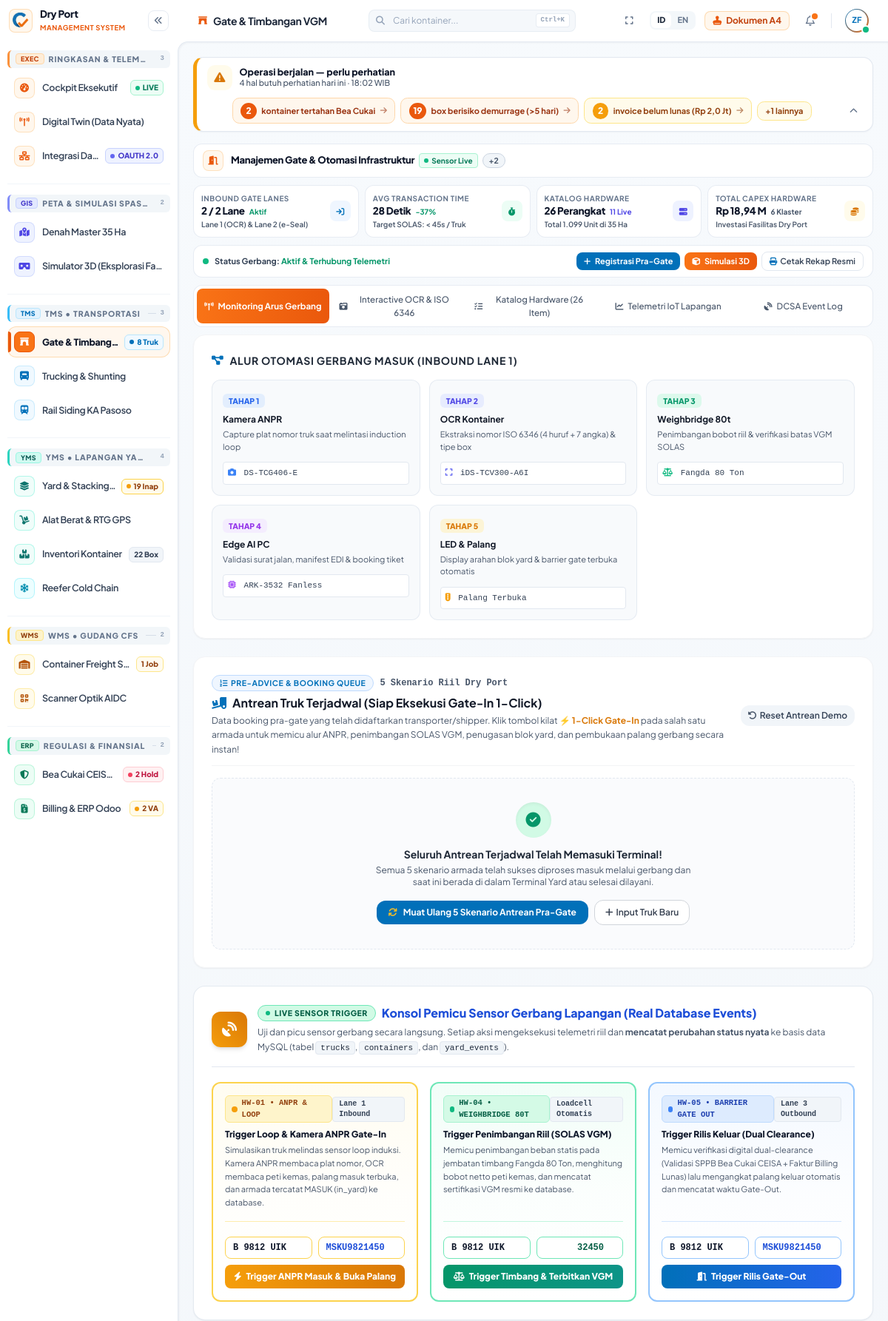
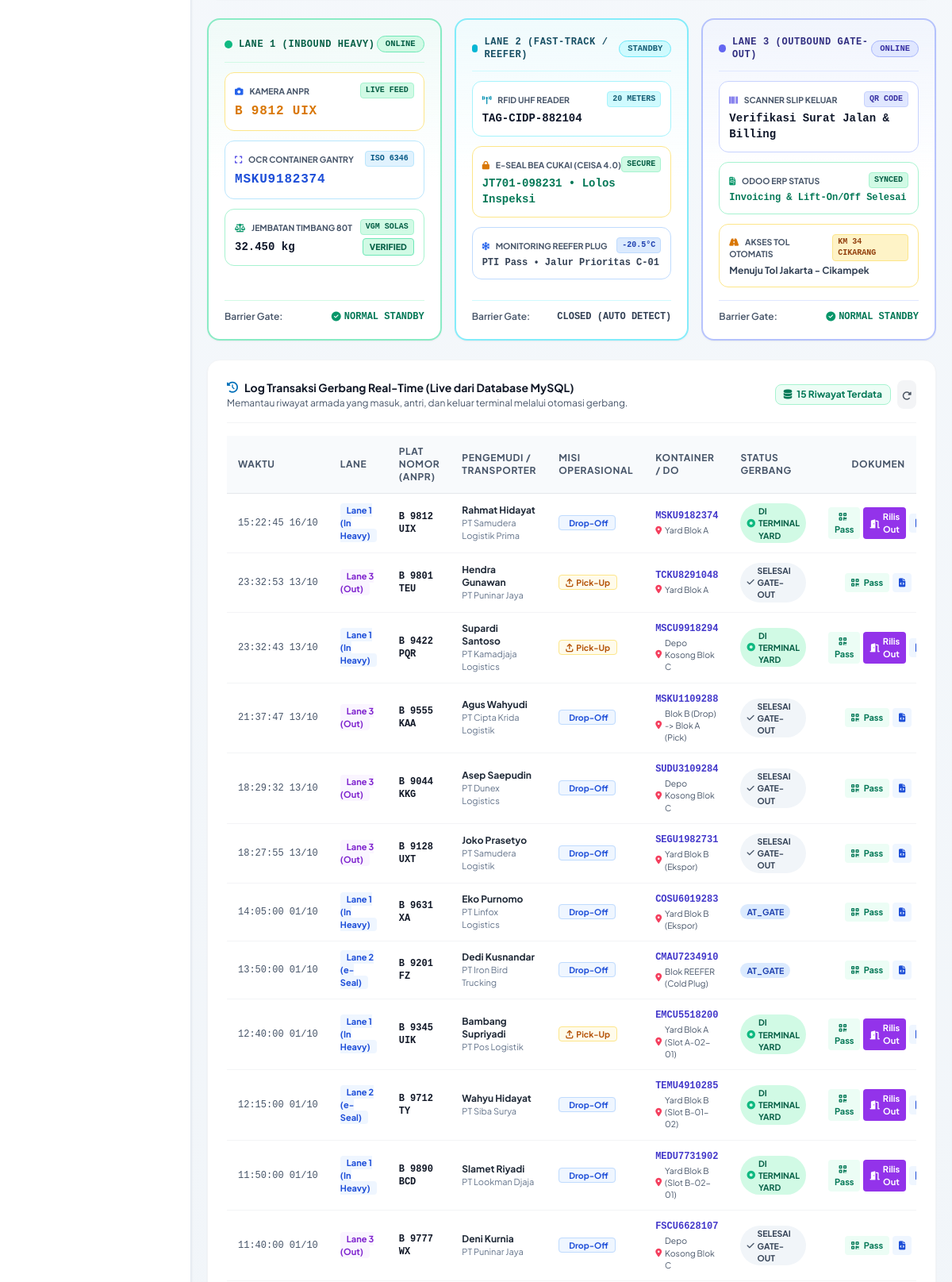
/dashboard.php?page=gate (signed in, upper part), run on the app's committed database (2 pictures, top to bottom).
### tables this page shows
CREATE TABLE `trucks` (
  `id` int(11) NOT NULL AUTO_INCREMENT,
  `license_plate` varchar(20) NOT NULL,
  `rfid_tag` varchar(50) DEFAULT NULL COMMENT 'Tag RFID armada',
  `driver_name` varchar(100) DEFAULT NULL,
  `company` varchar(100) DEFAULT NULL,
  `job_type` enum('drop_off','pick_up') NOT NULL DEFAULT 'drop_off',
  `mission_type` varchar(50) DEFAULT 'DROP_EXPORT',
  `container_number` varchar(20) DEFAULT NULL,
  `destination` varchar(100) DEFAULT 'Yard Blok A',
  `target_block` varchar(15) DEFAULT 'A',
  `do_number` varchar(50) DEFAULT NULL,
  `weight_gross` decimal(10,2) DEFAULT 0.00,
  `weight_tare` decimal(10,2) DEFAULT 0.00,
  `status` enum('queuing','at_gate','in_yard','loading','gate_out') DEFAULT 'queuing',
  `gate_in_time` datetime DEFAULT NULL,
  `gate_out_time` datetime DEFAULT NULL,
  `created_at` datetime DEFAULT current_timestamp(),
  PRIMARY KEY (`id`)
);

### pages/gate.php (the view, shortened to what the rows shown need)
<?php
require_once __DIR__ . '/../connection.php';
$gate_trucks = [];
$latest_truck = null;
$ctr_customs_map = [];
$ctr_billing_map = [];
try {
    $stmt = $pdo->query("SELECT * FROM trucks WHERE status != 'scheduled' ORDER BY COALESCE(gate_out_time, gate_in_time, created_at) DESC LIMIT 20");
    $gate_trucks = $stmt->fetchAll(PDO::FETCH_ASSOC);
    if (!empty($gate_trucks)) {
        $latest_truck = $gate_trucks[0];
    }
    $stmtC = $pdo->query("SELECT container_number, customs_status FROM containers");
    while ($rc = $stmtC->fetch(PDO::FETCH_ASSOC)) {
        $ctr_customs_map[$rc['container_number']] = $rc['customs_status'];
    }
    $stmtB = $pdo->query("SELECT container_number, payment_status FROM billing_invoices");
    while ($rb = $stmtB->fetch(PDO::FETCH_ASSOC)) {
        $ctr_billing_map[$rb['container_number']] = $rb['payment_status'];
    }
} catch (Exception $e) {
    $gate_trucks = [];
}
?>
<div class="space-y-2.5 animate-fadeIn pb-12">
    <div class="bg-white rounded-xl px-3 py-2 shadow-2xs border border-slate-200/80 mb-2.5 flex flex-col sm:flex-row sm:items-center justify-between gap-2">
        <div class="flex items-center space-x-2.5">
            <div>
                <div class="flex flex-wrap items-center gap-1.5">
                    <h1 class="text-[13px] font-extrabold tracking-tight text-slate-900">Manajemen Gate &amp; Otomasi Infrastruktur</h1>
                </div>
            </div>
        </div>
    </div>
    <div id="tab-simulasi" class="tab-content space-y-6">
        <div class="bg-white rounded-2xl p-6 border border-gray-100 shadow-sm">
            <h2 class="text-sm font-bold text-gray-800 uppercase tracking-wider mb-4 flex items-center">
                <i class="fa-solid fa-diagram-project text-[#0170b9] mr-2"></i>
                Alur Otomasi Gerbang Masuk (Inbound Lane 1)
            </h2>
        </div>
        <div class="grid grid-cols-1 md:grid-cols-3 gap-4">
            <div class="bg-gradient-to-b from-emerald-50/50 via-white to-white rounded-2xl p-5 shadow-sm border-2 border-emerald-300/80 hover:border-emerald-500 transition-all flex flex-col justify-between">
                <div>
                    <div class="space-y-3">
                        <div class="bg-white rounded-xl p-3 border border-amber-200 shadow-2xs">
                            <span class="text-[10px] text-slate-600 font-bold uppercase flex items-center justify-between">
                                <span><i class="fa-solid fa-camera text-blue-600 mr-1.5"></i> Kamera ANPR</span>
                                <span class="text-[9px] bg-emerald-100 text-emerald-800 border border-emerald-200 px-1.5 py-0.5 rounded font-mono font-bold">LIVE FEED</span>
                            </span>
                            <span class="text-base font-mono font-black tracking-wider text-amber-600 block mt-1">
                                <?= !empty($latest_truck['license_plate']) ? htmlspecialchars($latest_truck['license_plate']) : 'B 9182 TE' ?>
                            </span>
                        </div>
                        <div class="bg-white rounded-xl p-3 border border-sky-200 shadow-2xs">
                            <span class="text-[10px] text-slate-600 font-bold uppercase flex items-center justify-between">
                                <span><i class="fa-solid fa-expand text-indigo-600 mr-1.5"></i> OCR Container Gantry</span>
                                <span class="text-[9px] bg-sky-100 text-sky-800 border border-sky-200 px-1.5 py-0.5 rounded font-mono font-bold">ISO 6346</span>
                            </span>
                            <span class="text-base font-mono font-black tracking-wider text-blue-700 block mt-1">
                                <?= !empty($latest_truck['container_number']) ? htmlspecialchars($latest_truck['container_number']) : 'MSKU 782910-4' ?>
                            </span>
                        </div>
                    </div>
                </div>
            </div>
        </div>
        <div class="bg-white rounded-2xl p-6 border border-gray-100 shadow-sm space-y-4">
            <div class="overflow-x-auto">
                <table class="w-full text-left text-xs">
                    <thead>
                        <tr class="bg-slate-50 text-gray-500 uppercase tracking-wider font-semibold border-b border-gray-200">
                            <th class="py-3 px-3.5">Waktu</th>
                            <th class="py-3 px-3.5">Lane</th>
                            <th class="py-3 px-3.5">Plat Nomor (ANPR)</th>
                            <th class="py-3 px-3.5">Pengemudi / Transporter</th>
                            <th class="py-3 px-3.5">Misi Operasional</th>
                            <th class="py-3 px-3.5">Kontainer / DO</th>
                            <th class="py-3 px-3.5">Status Gerbang</th>
                            <th class="py-3 px-3.5 text-center">Dokumen</th>
                        </tr>
                    </thead>
                    <tbody id="gate-log-tbody" class="divide-y divide-gray-100 text-gray-700">
                        <?php if (empty($gate_trucks)): ?>
                        <tr>
                            <td colspan="8" class="text-center py-8 text-gray-400">
                                <i class="fa-solid fa-door-open text-3xl mb-2 text-gray-300 block"></i>
                                Belum ada data gerbang. Silakan registrasi pra-gate atau jalankan simulasi di Panel Simulasi 3D.
                            </td>
                        </tr>
                        <?php else: ?>
                        <?php foreach ($gate_trucks as $idx => $t):
                            $time = !empty($t['gate_out_time']) ? $t['gate_out_time'] : (!empty($t['gate_in_time']) ? $t['gate_in_time'] : $t['created_at']);
                            $isOut = !empty($t['gate_out_time']) || $t['status'] === 'gate_out';
                            $isIn = $t['status'] === 'in_yard' || $t['status'] === 'loading';
                            $isQueue = $t['status'] === 'queuing';
                            $lane = $isOut ? 'Lane 3 (Out)' : (($idx % 2 == 0) ? 'Lane 1 (In Heavy)' : 'Lane 2 (e-Seal)');
                            $laneClass = $isOut ? 'bg-purple-50 text-purple-700' : 'bg-blue-50 text-blue-700';
                            $mType = $t['mission_type'] ?? '';
                            if ($mType === 'drop_export') {
                                $jobBadge = '<span class="px-2 py-0.5 rounded text-[10px] font-bold bg-blue-100 text-blue-800 border border-blue-200 flex items-center w-fit"><i class="fa-solid fa-arrow-down-to-bracket mr-1 text-blue-600"></i>Drop Ekspor</span>';
                            } elseif ($mType === 'pick_import') {
                                $jobBadge = '<span class="px-2 py-0.5 rounded text-[10px] font-bold bg-amber-100 text-amber-900 border border-amber-200 flex items-center w-fit"><i class="fa-solid fa-arrow-up-from-bracket mr-1 text-amber-600"></i>Pick-Up Impor</span>';
                            } elseif ($mType === 'empty_return') {
                                $jobBadge = '<span class="px-2 py-0.5 rounded text-[10px] font-bold bg-slate-100 text-slate-800 border border-slate-300 flex items-center w-fit"><i class="fa-solid fa-rotate-left mr-1 text-slate-600"></i>Empty Return</span>';
                            } elseif ($mType === 'empty_release') {
                                $jobBadge = '<span class="px-2 py-0.5 rounded text-[10px] font-bold bg-cyan-100 text-cyan-900 border border-cyan-200 flex items-center w-fit"><i class="fa-solid fa-box-open mr-1 text-cyan-600"></i>Empty Release</span>';
                            } elseif ($mType === 'dual_cycle') {
                                $jobBadge = '<span class="px-2 py-0.5 rounded text-[10px] font-bold bg-purple-100 text-purple-900 border border-purple-200 flex items-center w-fit"><i class="fa-solid fa-arrows-rotate mr-1 text-purple-600"></i>Dual Cycle</span>';
                            } else {
                                $jobBadge = ($t['job_type'] === 'pick_up')
                                    ? '<span class="px-2 py-0.5 rounded text-[10px] font-bold bg-amber-50 text-amber-700 border border-amber-200"><i class="fa-solid fa-arrow-up-from-bracket mr-1"></i>Pick-Up</span>'
                                    : '<span class="px-2 py-0.5 rounded text-[10px] font-bold bg-blue-50 text-blue-700 border border-blue-200"><i class="fa-solid fa-arrow-down-to-bracket mr-1"></i>Drop-Off</span>';
                            }
                        ?>
                        <tr class="hover:bg-slate-50/80 transition-colors">
                            <td class="py-3 px-3.5 font-mono text-gray-500 whitespace-nowrap"><?= date('H:i:s d/m', strtotime($time)) ?></td>
                            <td class="py-3 px-3.5"><span class="px-2 py-0.5 rounded text-[11px] font-bold <?= $laneClass ?>"><?= $lane ?></span></td>
                            <td class="py-3 px-3.5 font-mono font-bold text-gray-900"><?= htmlspecialchars($t['license_plate']) ?></td>
                            <td class="py-3 px-3.5">
                                <div class="font-bold text-gray-800"><?= htmlspecialchars($t['driver_name'] ?? 'Pengemudi CIDP') ?></div>
                                <div class="text-[11px] text-gray-400"><?= htmlspecialchars($t['company'] ?? 'PT Logistik Nasional') ?></div>
                            </td>
                            <td class="py-3 px-3.5"><?= $jobBadge ?></td>
                            <td class="py-3 px-3.5 font-mono">
                                <?php if (!empty($t['container_number'])): ?>
                                    <span class="font-bold text-indigo-700 block"><?= htmlspecialchars($t['container_number']) ?></span>
                                <?php elseif (!empty($t['do_number'])): ?>
                                    <span class="text-amber-700 font-semibold block"><?= htmlspecialchars($t['do_number']) ?></span>
                                <?php else: ?>
                                    <span class="text-gray-400 italic block font-sans">Chassis Kosong</span>
                                <?php endif; ?>
                                <?php if (!empty($t['destination']) || !empty($t['target_block'])): ?>
                                    <span class="text-[10px] font-sans text-gray-500 flex items-center mt-0.5">
                                        <i class="fa-solid fa-location-dot mr-1 text-rose-500"></i><?= htmlspecialchars($t['destination'] ?: ('Blok ' . $t['target_block'])) ?>
                                    </span>
                                <?php endif; ?>
                            </td>
                            <td class="py-3 px-3.5">
                                <?php if ($isOut): ?>
                                    <span class="px-2 py-0.5 bg-slate-100 text-slate-700 rounded-full text-[10px] font-bold flex items-center w-fit"><i class="fa-solid fa-check mr-1 text-slate-500"></i>SELESAI GATE-OUT</span>
                                <?php elseif ($isIn): ?>
                                    <span class="px-2 py-0.5 bg-emerald-100 text-emerald-800 rounded-full text-[10px] font-bold flex items-center w-fit"><i class="fa-solid fa-circle-dot mr-1 text-emerald-500"></i>DI TERMINAL YARD</span>
                                <?php elseif ($isQueue): ?>
                                    <span class="px-2 py-0.5 bg-amber-100 text-amber-800 rounded-full text-[10px] font-bold flex items-center w-fit"><i class="fa-solid fa-hourglass-half mr-1 text-amber-500"></i>ANTRIAN PRA-GATE</span>
                                <?php else: ?>
                                    <span class="px-2 py-0.5 bg-blue-100 text-blue-800 rounded-full text-[10px] font-bold flex items-center w-fit"><?= strtoupper(htmlspecialchars($t['status'])) ?></span>
                                <?php endif; ?>
                            </td>
                            <td class="py-3 px-3.5 text-center">
                                <div class="flex items-center justify-center space-x-1">
                                    <button onclick="viewGatePassDetail('<?= htmlspecialchars($t['license_plate']) ?>', '<?= htmlspecialchars($t['container_number'] ?? $t['do_number'] ?? '-') ?>', '<?= htmlspecialchars($t['driver_name'] ?? '') ?>')" class="px-2 py-1 bg-emerald-50 hover:bg-emerald-100 text-emerald-700 font-bold rounded text-[11px] transition" title="Lihat E-Gate Pass">
                                        <i class="fa-solid fa-qrcode mr-1"></i> Pass
                                    </button>
                                    <?php if ($isIn && !empty($t['container_number'])):
                                        $cRef = $t['container_number'];
                                        $cStat = $ctr_customs_map[$cRef] ?? 'SPPB_CLEARED';
                                        $bStat = $ctr_billing_map[$cRef] ?? 'PAID';
                                        $isCleared = ($cStat === 'SPPB_CLEARED' && $bStat === 'PAID');
                                    ?>
                                        <?php if ($isCleared): ?>
                                        <form method="POST" onsubmit="return confirm('Pabean SPPB: Lolos. Billing ERP: Lunas. Konfirmasi buka palang rilis Gate Out untuk armada <?= $t['license_plate'] ?>?');" class="inline">
                                            <button type="submit" class="px-2 py-1 bg-purple-600 hover:bg-purple-700 text-white font-bold rounded text-[11px] transition shadow-2xs flex items-center" title="Dual-Clearance Approved (SPPB + Lunas) - Rilis Gate Out">
                                                <i class="fa-solid fa-door-open mr-1"></i> Rilis Out
                                            </button>
                                        </form>
                                        <?php endif; ?>
                                    <?php endif; ?>
                                    <button onclick="openEdifactModal()" class="px-2 py-1 bg-blue-50 hover:bg-blue-100 text-blue-700 font-bold rounded text-[11px] transition" title="Lihat EDI CODECO">
                                        <i class="fa-solid fa-file-code"></i>
                                    </button>
                                </div>
                            </td>
                        </tr>
                        <?php endforeach; ?>
                        <?php endif; ?>
                    </tbody>
                </table>
            </div>
        </div>
    </div>
</div>

### data on the page
trucks: license_plate "B 9812 UIX", container_number "MSKU9182374", date('H:i:s d/m', strtotime($time)) "15:22:45 16/10", lane "Lane 1 (In Heavy)", driver_name "Rahmat Hidayat", company "PT Samudera Logistik Prima", job_type "Drop-Off", destination "Yard Blok A", shows "DI TERMINAL YARD"
trucks: gate_out_time "23:32:53 13/10", gate_out_time "Lane 3 (Out)", license_plate "B 9801 TEU", driver_name "Hendra Gunawan", company "PT Puninar Jaya", job_type "pick_up" (drawn), container_number "TCKU8291048", destination "Yard Blok A", shows "SELESAI GATE-OUT"
trucks: date('H:i:s d/m', strtotime($time)) "23:32:43 13/10", lane "Lane 1 (In Heavy)", license_plate "B 9422 PQR", driver_name "Supardi Santoso", company "PT Kamadjaja Logistics", job_type "pick_up" (drawn), container_number "MSCU9918294", destination "Depo Kosong Blok C", shows "DI TERMINAL YARD"
trucks: gate_out_time "21:37:47 13/10", gate_out_time "Lane 3 (Out)", license_plate "B 9555 KAA", driver_name "Agus Wahyudi", company "PT Cipta Krida Logistik", job_type "Drop-Off", container_number "MSKU1109288", destination "Blok B (Drop) -> Blok A (Pick)", shows "SELESAI GATE-OUT"
trucks: gate_out_time "18:29:32 13/10", gate_out_time "Lane 3 (Out)", license_plate "B 9044 KKG", driver_name "Asep Saepudin", company "PT Dunex Logistics", job_type "Drop-Off", container_number "SUDU3109284", destination "Depo Kosong Blok C", shows "SELESAI GATE-OUT"
trucks: gate_out_time "18:27:55 13/10", gate_out_time "Lane 3 (Out)", license_plate "B 9128 UXT", driver_name "Joko Prasetyo", company "PT Samudera Logistik", job_type "Drop-Off", container_number "SEGU1982731", destination "Yard Blok B (Ekspor)", shows "SELESAI GATE-OUT"
trucks: date('H:i:s d/m', strtotime($time)) "14:05:00 01/10", lane "Lane 1 (In Heavy)", license_plate "B 9631 XA", driver_name "Eko Purnomo", company "PT Linfox Logistics", job_type "Drop-Off", container_number "COSU6019283", destination "Yard Blok B (Ekspor)", status "AT_GATE"
trucks: date('H:i:s d/m', strtotime($time)) "13:50:00 01/10", lane "Lane 2 (e-Seal)", license_plate "B 9201 FZ", driver_name "Dedi Kusnandar", company "PT Iron Bird Trucking", job_type "Drop-Off", container_number "CMAU7234910", destination "Blok REEFER (Cold Plug)", status "AT_GATE"
trucks: date('H:i:s d/m', strtotime($time)) "12:40:00 01/10", lane "Lane 1 (In Heavy)", license_plate "B 9345 UIK", driver_name "Bambang Supriyadi", company "PT Pos Logistik", job_type "pick_up" (drawn), container_number "EMCU5518200", destination "Yard Blok A (Slot A-02-01)", shows "DI TERMINAL YARD"
trucks: date('H:i:s d/m', strtotime($time)) "12:15:00 01/10", lane "Lane 2 (e-Seal)", license_plate "B 9712 TY", driver_name "Wahyu Hidayat", company "PT Siba Surya", job_type "Drop-Off", container_number "TEMU4910285", destination "Yard Blok B (Slot B-01-02)", shows "DI TERMINAL YARD"
trucks: date('H:i:s d/m', strtotime($time)) "11:50:00 01/10", lane "Lane 1 (In Heavy)", license_plate "B 9890 BCD", driver_name "Slamet Riyadi", company "PT Lookman Djaja", job_type "Drop-Off", container_number "MEDU7731902", destination "Yard Blok B (Slot B-02-01)", shows "DI TERMINAL YARD"
trucks: gate_out_time "11:40:00 01/10", gate_out_time "Lane 3 (Out)", license_plate "B 9777 WX", driver_name "Deni Kurnia", company "PT Puninar Jaya", job_type "Drop-Off", container_number "FSCU6628107", destination "Depo Kosong Blok C", shows "SELESAI GATE-OUT"

### other printed values
$zone_code "EXEC"
$cluster_title "RINGKASAN & TELEM…"
count($filtered_items) "3"
$item['label'] "Cockpit Eksekutif"
$badge['text'] "LIVE"
$item['label'] "Digital Twin (Data Nyata)"
$item['label'] "Integrasi Da…"
$badge['text'] "OAUTH 2.0"
$zone_code "GIS"
$cluster_title "PETA & SIMULASI SPA…"
count($filtered_items) "2"
$item['label'] "Denah Master 35 Ha"
$item['label'] "Simulator 3D (Eksplorasi Fa…"
$zone_code "TMS"
$cluster_title "TMS • TRANSPORTASI"
